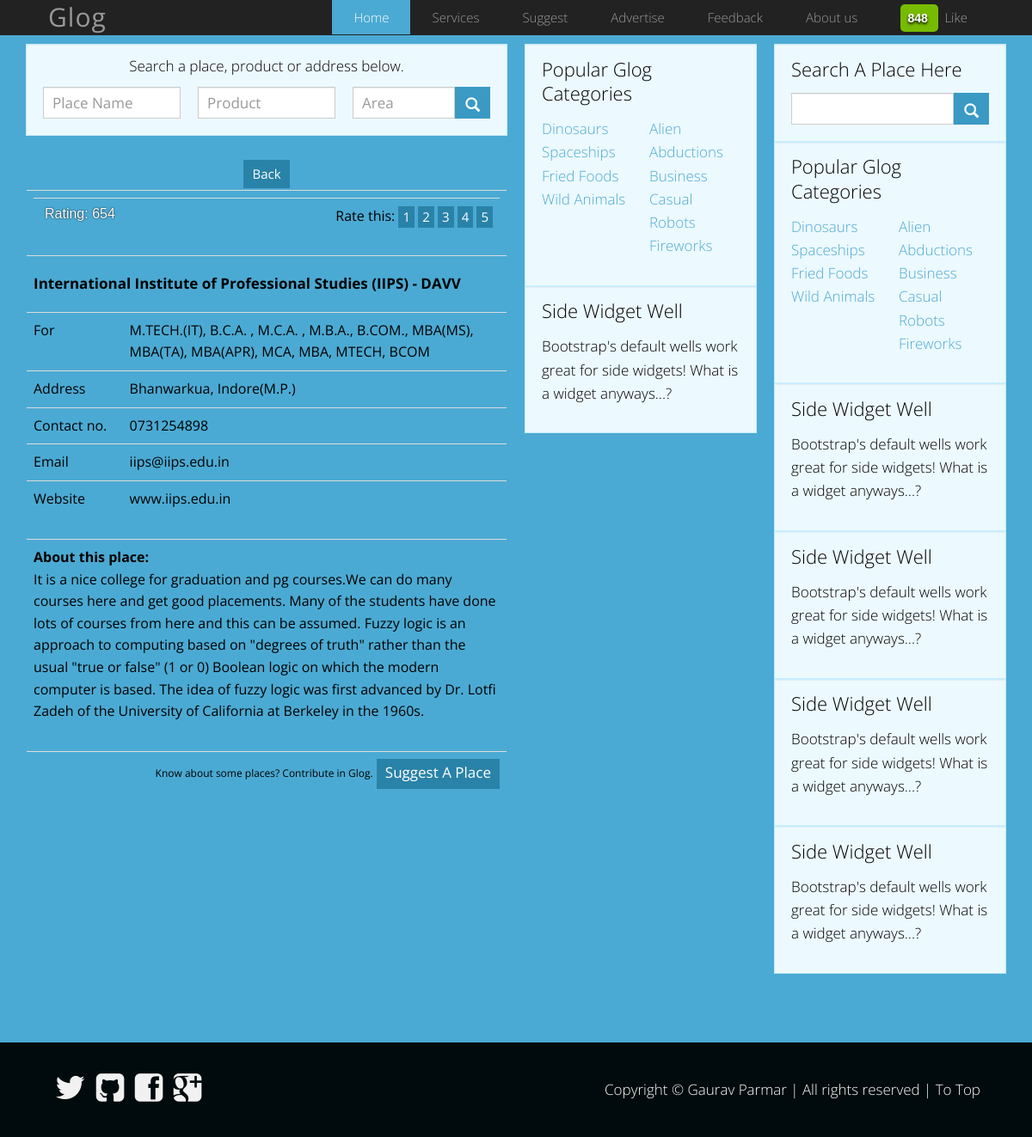
/search3_better.php?id=97, run on an earlier commit of the app's database.
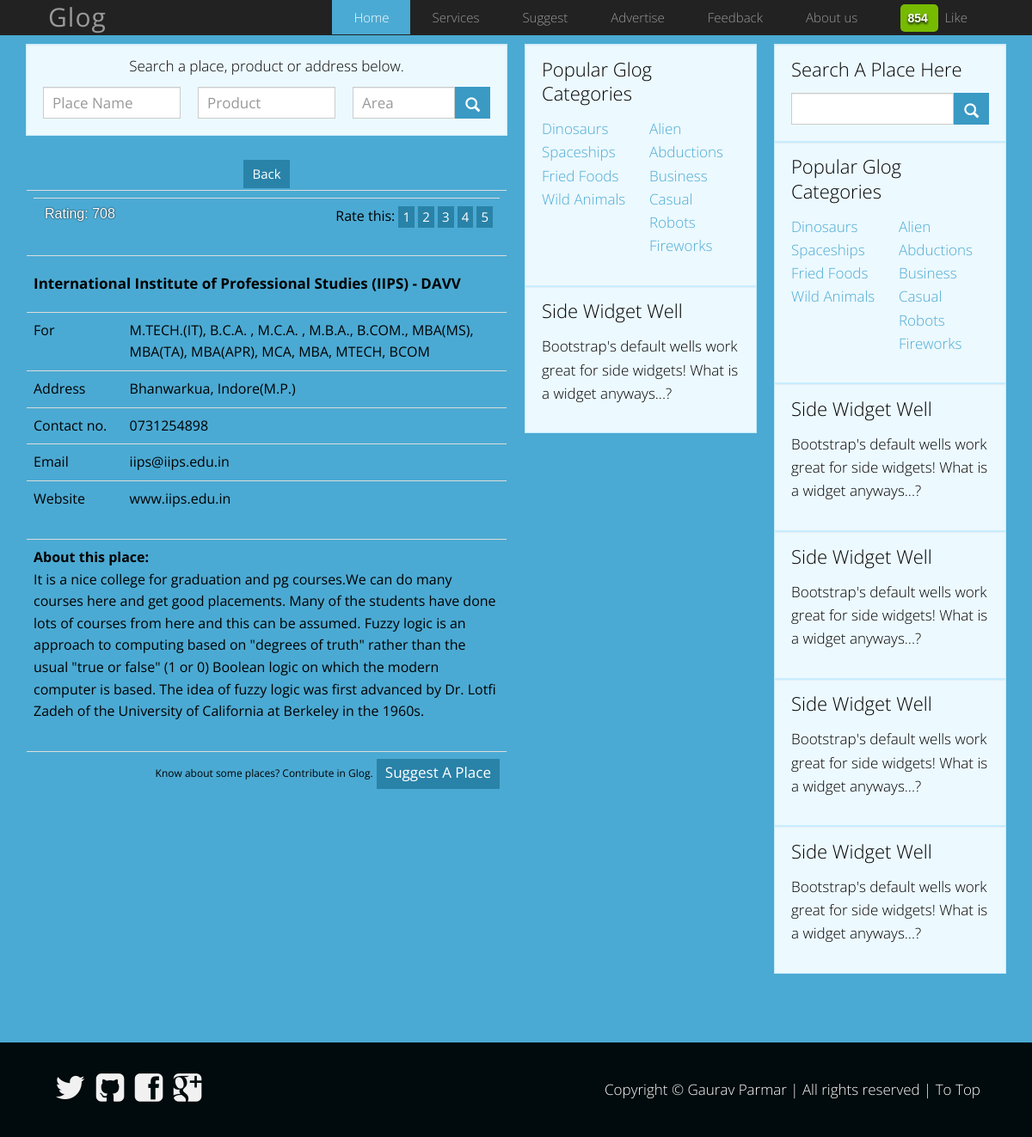
And on a later commit of the database.
### tables this page shows
CREATE TABLE IF NOT EXISTS `total_likes` (
  `LIKES` bigint(20) NOT NULL,
  PRIMARY KEY (`LIKES`)
);

CREATE TABLE IF NOT EXISTS `places` (
  `PLACE_ID` int(11) NOT NULL AUTO_INCREMENT,
  `FOR` varchar(200) NOT NULL,
  `NAME` varchar(200) NOT NULL,
  `DESCRIPTION` varchar(500) NOT NULL,
  `ADDRESS` varchar(200) NOT NULL,
  `CONTACT_NUMBER` varchar(10) NOT NULL,
  `EMAIL_ID` varchar(50) NOT NULL,
  `WEBSITE` varchar(100) NOT NULL,
  `RATING` int(11) NOT NULL,
  `DATE_AND_TIME` varchar(50) NOT NULL,
  `TIMESTAMP` bigint(20) NOT NULL,
  PRIMARY KEY (`PLACE_ID`),
  KEY `FOR` (`FOR`),
  KEY `NAME` (`NAME`),
  KEY `DESCRIPTION` (`DESCRIPTION`),
  KEY `RATING` (`RATING`)
);

### search3_better.php (the view, shortened to what the rows shown need)
<!DOCTYPE html>
<html lang="en">
<head>
  <link rel="stylesheet" href="css/bootstrap.min.css">
  <link rel="stylesheet" href="css/font-awesome.css" />
  <link rel="stylesheet" href="css/gototop.css" />
  <link id="the-story-css-file" rel="stylesheet" href="css/the-story.css" type="text/css">
  <link rel="stylesheet" href="css/p-controls.css" type="text/css"><style type="text/css"></style>
</head>
<body id="top" data-spy="scroll" data-target=".navbar" data-offset="50">
  <nav class="navbar navbar-inverse " role="navigation" style="margin:0 0 0 0;">
    <div class="navbar-container">
      <div id="nav-collapse" class="collapse navbar-collapse navbar-ex1-collapse">
        <ul class="nav navbar-nav navbar-right">
          <li><a title="External page sample" href="#"  class="scroll brand-2" onclick="like();">
                <font class="like_number" id="like_number">
                  <?php
                    $query="SELECT `LIKES` FROM `total_likes`";
                    $query_run=mysql_query($query);
                    echo $old_likes=mysql_result($query_run,0,'LIKES');
                  ?>
                </font>&nbsp;&nbsp;Like
              </a>
          </li>
        </ul>
      </div>
    </div>
  </nav>
  <div id="home" class="page color-1"  style="padding-top:10px;">
          <div class="container" >
            <div class="row">
                <div class="col-lg-6">
                    <form  action="search3.php?page_start=<?php
if(isset($_POST['search'])||(!isset($_POST['search'])&&!isset($_POST['next'])))
{
    $page_start=0;
    echo $page_start;
}
?>" method="post" style="text-align:center">
                            <?php
                                if(isset($_GET['id']))
                                {
                                    $place_id=$_GET['id'];
                                    $query="SELECT * FROM `places` WHERE `PLACE_ID`='$place_id'";
                                    $query_run=mysql_query($query);
                                    $row=mysql_fetch_assoc($query_run);
                                    $place_id=$row['PLACE_ID'];
                                    $name=$row['NAME'];
                                    $description=$row['DESCRIPTION'];
                                    $for=$row['FOR'];
                                    $address=$row['ADDRESS'];
                                    $contact_number=$row['CONTACT_NUMBER'];
                                    $email=$row['EMAIL_ID'];
                                    $website=$row['WEBSITE'];
                                    $rating=$row['RATING'];
                                            $strings_to_add_spaces=array($name,$description,$for,$address,$email,$website,$description);
                                            $total_strings_to_add_spaces=count($strings_to_add_spaces);
                                            for($k=0;$k<$total_strings_to_add_spaces;$k++)
                                            {
                                                $string=$strings_to_add_spaces[$k];
                                                $strings_to_add_spaces[$k]=$string;
                                            }
                                            $name=$strings_to_add_spaces[0];
                                            $for=$strings_to_add_spaces[2];
                                            $address=$strings_to_add_spaces[3];
                                            $email=$strings_to_add_spaces[4];
                                            $website=$strings_to_add_spaces[5];
                                            $description=$strings_to_add_spaces[6];
                                    echo '<br>
                                          <div class="one_suggestion">
                                          <table align="center" width="100%" style="margin:0 0 0 0;">
                                              <tr align="center">
                                                <td align="center">
                                                    <form>
                                                        <input type="button" value="Back" class="btn btn-primary btn-sm" onClick="history.go(-1);">
                                                    </form>
                                                </td>
                                              </tr>
                                              <tr>
                                                <td  class="detailed_text_box" style="margin-top:10px;">
                                                    <table cellpadding="1" cellspacing="0" border="0" width="100%" class="table">
                                                        <tr valign="top" >
                                                          <td colspan=2 align="right" style="background-attachment:fixed;vertical-align:middle;" width="100%">
                                                            <table width="100%" border="0" >
                                                                <tr height="52px">
                                                                    <td  align="left" style="padding-top:5px; text-shadow:0px 0px 2px rgba(0,0,0,1);" valign="top" >
                                                                        <font color="#FFF" face="Verdana, Geneva, sans-serif" style="background-color:#4BAAD3; border-radius:5px; padding:2 5 2 5; "><strong>Rating: '.$rating.'</strong></font>
                                                                    </td>
                                                                    <td  align="right">
                                                                        <form method="post" action="search3.php?id='.$place_id.'">
                                                                          <font class="rate_this" style="background-attachment:fixed;">Rate this: </font>
                                                                          <input type="button" value="1" name="r1"  id="r1" class="btn btn-primary btn-xs" onMouseOver="change_color_of_rating(this);" onMouseOut="clear_rating_color();" style="background-attachment:fixed;vertical-align:middle;"  onClick="rate(this);" >
                                                                          <input type="button" value="2" name="r2" id="r2"  class="btn btn-primary btn-xs" onMouseOver="change_color_of_rating(this);" onMouseOut="clear_rating_color();" style="background-attachment:fixed;vertical-align:middle;" onClick="rate(this);">
                                                                          <input type="button" value="3" name="r3" id="r3"  class="btn btn-primary btn-xs" onMouseOver="change_color_of_rating(this);" onMouseOut="clear_rating_color();" style="background-attachment:fixed;vertical-align:middle;" onClick="rate(this);">
                                                                          <input type="button" value="4" name="r4" id="r4"  class="btn btn-primary btn-xs" onMouseOver="change_color_of_rating(this);" onMouseOut="clear_rating_color();" style="background-attachment:fixed;vertical-align:middle;" onClick="rate(this);">
                                                                          <input type="button" value="5" name="r5" id="r5"  class="btn btn-primary btn-xs" onMouseOver="change_color_of_rating(this);" onMouseOut="clear_rating_color();" style="background-attachment:fixed;;vertical-align:middle;" onClick="rate(this);">
                                                                        </form>
                                                                    </td>
                                                                </tr>
                                                            </table>
                                                          </td>
                                                        </tr>
                                                        <tr valign="top">
                                                          <td colspan="2" style="color:#4BAAD3;"><h5><b>'.$name.'</b></h5></td>
                                                        </tr>
                                                        <tr valign="top" valign="top">
                                                          <td class="suggestion_detail_text_title">For</td>
                                                          <td class="suggestion_detail_text_detail">'.$for.'</td>
                                                        </tr>
                                                        <tr valign="top">
                                                          <td class="suggestion_detail_text_title">Address</td>
                                                          <td class="suggestion_detail_text_detail">'.$address.'</td>
                                                        </tr>
                                                        <tr valign="top">
                                                          <td  width="20%"  class="suggestion_detail_text_title">Contact no. </td>
                                                          <td class="suggestion_detail_text_detail">'.$contact_number.'</td>
                                                        </tr>
                                                        <tr valign="top">
                                                          <td  class="suggestion_detail_text_title">Email</td>
                                                          <td class="suggestion_detail_text_detail">'.$email.'</td>
                                                        </tr>
                                                        <tr valign="top">
                                                          <td   class="suggestion_detail_text_title">Website</td>
                                                          <td class="suggestion_detail_text_detail">'.$website.'<br><br></td>
                                                        </tr>
                                                        <tr valign="top">
                                                            <td colspan=2 class="full_description"><b>About this place:</b><br>'.$description.'<br><br></td>
                                                        </tr>
                                                        <tr>
                                                            <td colspan="2"  class="contribute_in_glog" style="font-size:16px;" align="right">
                                                                <form action="search3.php" method="post">
                                                                    <font style=" font-size:12px;">Know about some places? Contribute in Glog.</font>
                                                                     <input type="submit" value="Suggest A Place" name="suggest_a_place" class="btn btn-primary" style="padding:2 10 5 10;">
                                                                </form>
                                                            </td>
                                                        </tr>
                                                    </table>
                                                </td>
                                              </tr>
                                          </table>
                                          </div>';
                                }
                            ?>
                </div>
            </div>
        </div>
  </div>
</body></html>

What changed in the data, as far as the page shows it:
removed total_likes: LIKES "848"
added total_likes: LIKES "854"
changed places "International Institute of Professional Studies (IIPS) - DAVV": RATING "654" → "708"
